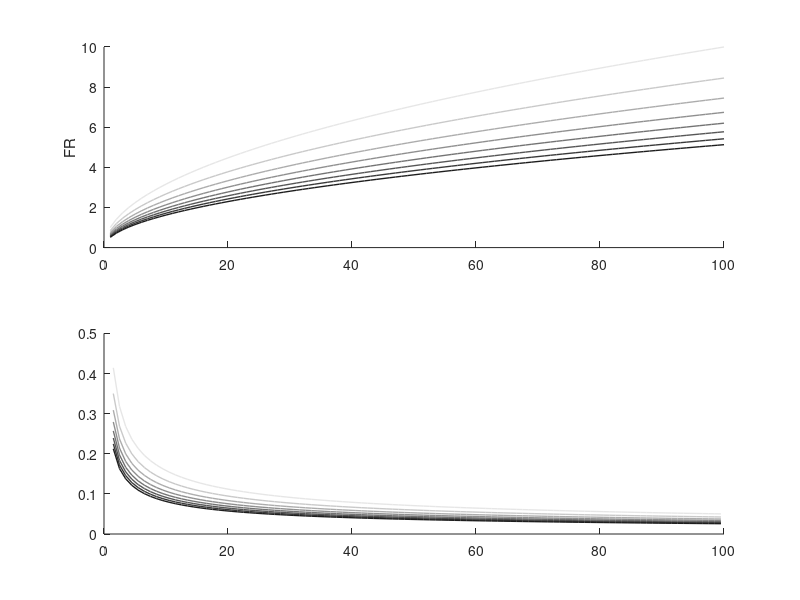

The MATLAB script that drew this image: (Note: this script raises an error after producing the figure.)
%% define paths
% Homedir = 'C:\Users\Bo';
Homedir = '~';
addpath(fullfile(Homedir,'Documents','LDDM','CoreFunctions'));
addpath(fullfile(Homedir,'Documents','LDDM','utils'));
addpath(fullfile(Homedir,'Documents','LDDM','Froemke/Disynaptic Inhibition/'));
% cd('G:\My Drive\LDDM\Froemke\SST_STDP');
cd('/Volumes/GoogleDrive/My Drive/LDDM/Froemke/Disynaptic Inhibition');
plotdir = fullfile('./Graphics');
if ~exist(plotdir,'dir')
    mkdir(plotdir);
end
Simdir = './SimRslts';
if ~exist(Simdir,'dir')
    mkdir(Simdir);
end

%% parameters
fontsize = 14;
mksz = 5;
lwd = 1.5;
aspect1 = [3.9,2.2]; % 16:9, for wide temporal dynamic
aspect2 = [3 3]; % for temporal dynamic
aspect3 = [2.8 2.54];

%% Single-item equilibrium - multiplicative
boost = 1:.4:4;
mygray = [.9:-.9/numel(boost):0];
alpha = 1;
w = 1;
V = 1:100;
h = figure;
filename = sprintf('R_Eqlbrm_%iboost%1.1f_%2.1f_%2.1f_%1.1f',numel(boost),min(boost),max(boost),alpha,w);
lgd = [];
for level = 1:numel(boost)
    gamma = boost(level);
    bp = (1-alpha)/gamma/w;
    R = (-bp + sqrt(bp^2 +4*V/gamma/w))/2;
    subplot(2,1,1); hold on;
    plot(V,R,'LineWidth',1,'Color',mygray(level)*[1,1,1]);
    subplot(2,1,2); hold on;
    lgd(level) = plot((V(1:end-1)+V(2:end))/2,diff(R),'LineWidth',1,'Color',mygray(level)*[1,1,1]);
end
subplot(2,1,1);
ylabel('FR');
subplot(2,1,2);
lgd = legend(cellstr(string(boost)),...
    'Location','NorthEast', 'FontSize', fontsize-8, 'Box','off');
title(lgd,'iSTDP','FontSize',fontsize-8);
ylabel('Steepness');
xlabel('V');
savefigs(h,filename,plotdir,fontsize,[4,4]);

%% Single-item equilibrium - additive
boost = (.1:.4:4)*20;
mygray = [.9:-.9/numel(boost):0];
alpha = 1;
w = 1;
V = 1:100;
h = figure;
filename = sprintf('R_Eqlbrm_Add_%iboost%1.1f_%2.1f_%2.1f_%1.1f',numel(boost),min(boost),max(boost),alpha,w);
lgd = [];
for level = 1:numel(boost)
    M = boost(level);
    bp = (1+M-alpha)/w;
    R = (-bp + sqrt(bp^2 +4*V/w))/2;
    subplot(2,1,1); hold on;
    plot(V,R,'LineWidth',1,'Color',mygray(level)*[1,1,1]);
    subplot(2,1,2); hold on;
    lgd(level) = plot((V(1:end-1)+V(2:end))/2,diff(R),'LineWidth',1,'Color',mygray(level)*[1,1,1]);
end
subplot(2,1,1);
ylabel('FR');
subplot(2,1,2);
lgd = legend(cellstr(string(boost)),...
    'Location','NorthEast', 'FontSize', fontsize-8, 'Box','off');
title(lgd,'iSTDP','FontSize',fontsize-8);
ylabel('Steepness');
xlabel('V');
savefigs(h,filename,plotdir,fontsize,[4,4]);

%% simulation parameters
dt = .001; % second
tauR = .1; % second
tauG = .1; % second
tauI = .1; % second
Tau = [tauR, tauG, tauI];

w0 = ones(2);
a0 = 40;
b0 = 2.8;
task = 'WM';
%RT, stimdur = Inf, triggert = presentt;
%FDon, stimdur = Inf, triggert = presentt + .5;
%FDoff, stimdur = .5, triggert = presentt + .5
%WM, stimdur = .5, triggertt = presentt+.7
predur = 0;
presentt = dt;%*200;
stimdur = .5;
triggert = presentt+.7;
dur = 4.5; % second

thresh = 70; % Hz
stoprule = 1;

eqlb = 32;
scale = 2*mean(w0,'all')*eqlb.^2 + (1-a0).*eqlb;

c = [.256]'; % Coherence
c1 = [1 + c];
c2 = [1 - c];
Vprior = [1,1]*scale;

boost = [1, 2];
%% Dynamics
sgm = 0;
h = figure;
filename = sprintf('timeCourse_%s_iSTDP%1.1fand%1.1f_sgm%2.2f',task, boost, sgm);
mycl = jet(length(boost)*10);
for level = 1:length(boost)
    Vinput = [c1, c2]*scale;%*boost(level);
    a = a0;%*boost(level);
    b = b0;
    w = w0;%*boost(level);
    iSTDP = boost(level);
    %initialvals = (a-1)/iSTDP./sum(w,2)'.*[1,1; sum(w,2)'; 0, 0]; % for R, G, and I variables, will be further scaled
    initialvals = (a-1)./sum(w,2)'.*[1,1; sum(w,2)'; 0, 0]; 
    [choice, rt, R, G, I] = LDDM_STDP(Vprior, Vinput, iSTDP, w, a, b,...
    sgm, Tau, predur, dur, dt, presentt, triggert, thresh, initialvals, stimdur, stoprule);
    subplot(3,1,1); hold on;
    plot(R(:,1), 'LineWidth', lwd, 'Color',mycl(5+(level-1)*10,:));
    plot(R(:,2), '--', 'LineWidth', lwd, 'Color',mycl(5+(level-1)*10,:));
    subplot(3,1,2); hold on;
    plot(G(:,1), 'LineWidth', lwd, 'Color',mycl(5+(level-1)*10,:));
    plot(G(:,2), '--', 'LineWidth', lwd, 'Color',mycl(5+(level-1)*10,:));
    subplot(3,1,3); hold on;
    plot(I(:,1), 'LineWidth', lwd, 'Color',mycl(5+(level-1)*10,:));
    plot(I(:,2), '--', 'LineWidth', lwd, 'Color',mycl(5+(level-1)*10,:));
end
celltype = {'R','G','I'};
for i = 1:3
    subplot(3,1,i); hold on;
    ylim([0,72]);
    xticks([presentt/dt, triggert/dt]);
    xticklabels({'stimuli','action'});
    ylabel('Firing Rates (Hz)');
    title(celltype{i});
end
xlabel('Time (a.u.)');
lgd = legend(' ', ' ', 'V1', 'V2',...
    'Location','Northwest','NumColumns',2, 'FontSize', fontsize-8, 'Box','off');
title(lgd, "Baseline                  iSTDP      .");
savefigs(h, filename, plotdir,fontsize-5, [3,6]);

%% change iSTDP level
boost = 1:.4:4;
sims = 10000;
sgmInput = 0; % 1/3
sgm = 10; %6.8/2;
% dt = .001; % second
% tauR = .1; % second
% tauG = .1; % second
% tauI = .1; % second
% Tau = [tauR, tauG, tauI];

w = w0;
a = a0*eye(2);
b = b0*eye(2);

% eqlb = 32;
% scale = 2*mean(w0,'all')*eqlb.^2 + (1-a0(1,1)).*eqlb;

% predur = 0;
% presentt = dt;
% triggert = dt+1.3;
% dur = 6;
% stimdur = 1;
thresh = 70;
stoprule = 1;
filename = sprintf('LDDM_%s_iSTDP%.1fto%.1f_a%1.0f_b%1.0f_%2.0fsgm%1.1fsinpt%2.0f_sims%i',task,min(boost),max(boost),a0,b0,sgm,sgmInput,sims);
output = fullfile(Simdir,[filename, '.mat']);
cp = [2 4 8 16 32 64 128 256 512]'/1000;
ACC = [];
meanRT = [];
clear Vinput Vprior;
if ~exist(output,'file')
        %iSTDP = boost(level);
        initialvals = (a(1,1)-1)./sum(w,2)'.*[1,1; sum(w,2)'; 0, 0]; % for R, G, and I variables, will be further scaled
        [V1, iSTDP] = meshgrid(scale*(1+cp), boost);
        [V2, iSTDP] = meshgrid(scale*(1-cp), boost);
        Vinput.V1 = V1; %scale*[1+cp, 1-cp];%*boost(level);
        Vinput.V2 = V2;
        Vprior.V1 = ones(size(V1))*scale;
        Vprior.V2 = ones(size(V2))*scale;
        [rt, choice, ~] = LDDM_STDP_GPU(Vprior, Vinput, iSTDP, w, a, b,...
    sgm, Tau, predur, dur, dt, presentt, triggert, thresh, initialvals, stimdur, stoprule, sims);
        ACC = gather(mean(2-squeeze(choice),3,'omitnan'));
        meanRT = gather(mean(squeeze(rt),3,'omitnan'));
    %end
    save(output,'ACC','meanRT');
else
    load(output);
end
mygray = [.9:-.9/numel(boost):0];
h = figure;
filename = sprintf('Choice_RT_%s_iSTDP%1.1fto%1.1f_sgm%2.2f',task,min(boost),max(boost), sgm);
subplot(2,1,1); hold on;
for level = 1:numel(boost)
    plot(cp,ACC(level,:),'.-','Color',mygray(level)*[1,1,1]);
end
set(gca,'XScale','log');
ylabel('% correct');
lgd = legend(cellstr(string(boost)),...
    'Location','SouthEast', 'FontSize', fontsize-8, 'Box','off');
title(lgd,'iSTDP','FontSize',fontsize-8);
savefigs(h, filename, plotdir,fontsize, flip(aspect1));
subplot(2,1,2); hold on;
for level = 1:numel(boost)
    plot(cp,meanRT(level,:),'.-','Color',mygray(level)*[1,1,1]);
end
set(gca,'XScale','log');
ylabel('RT (s)');
savefigs(h, filename, plotdir,fontsize, flip(aspect1)*1.2);


%% behavior at two levels of boost
% boost = [1, 2];
% sims = 10000;
% sgmInput = 0; % 1/3
% sgm = 10; % 6.8/2;
% dt = .001; % second
% tauR = .1; % second
% tauG = .1; % second
% tauI = .1; % second
% Tau = [tauR, tauG, tauI];
% 
% w0 = ones(2);
% a0 = 15*eye(2);
% b0 = 1.7*eye(2);
% 
% eqlb = 32;
% scale = 2*mean(w0,'all')*eqlb.^2 + (1-a0(1,1)).*eqlb;
% predur = 0;
% presentt = dt;
% triggert = dt+1.3;
% dur = 6;
% stimdur = 1;
% thresh = 70;
% stoprule = 1;
% task = 'WMLong';
% filename = sprintf('LDDM_%s_%.1f_%.1f_a%1.0f_b%1.0f_%2.0fsgm%1.1fsinpt%2.0f_sims%i',task,boost,a0,b0,sgm,sgmInput,sims);
% output = fullfile(Simdir,[filename, '.mat']);
% cp = [2 4 8 16 32 64 128 256 512]'/1000;
% ACC = [];
% meanRT = [];
% if ~exist(output,'file')
%     for level = 1:length(boost)
%         a = a0;%*boost(level);
%         b = b0;
%         w = w0; %.*boost(level);
%         iSTDP = boost(level);
%         initialvals = (a(1,1)-1)./sum(w,2)'.*[1,1; sum(w,2)'; 0, 0]; % for R, G, and I variables, will be further scaled
%         Vinput = scale*[1+cp, 1-cp];%*boost(level);
%         Vprior = ones(size(Vinput))*scale;
%         [rt, choice, ~] = LDDM_STDP_GPU(Vprior, Vinput, iSTDP, w, a, b,...
%     sgm, Tau, predur, dur, dt, presentt, triggert, thresh, initialvals, stimdur, stoprule, sims);
%         ACC(level,:,:) = gather(mean(2-squeeze(choice),2,'omitnan'));
%         meanRT(level,:,:) = gather(mean(squeeze(rt),2,'omitnan'));
%     end
%     save(output,'ACC','meanRT');
% else
%     load(output);
% end
% h = figure;
% filename = sprintf('Choice_RT_%s_%1.1f_%1.1f_sgm%2.2f', task, boost, sgm);
% subplot(2,1,1); hold on;
% for level = 1:length(boost)
%     plot(cp,ACC(level,:),'.-');
% end
% set(gca,'XScale','log');
% ylabel('% correct');
% lgd = legend('Baseline', 'iSTDP',...
%     'Location','SouthEast', 'FontSize', fontsize-8, 'Box','off');
% savefigs(h, filename, plotdir,fontsize, flip(aspect1));
% subplot(2,1,2); hold on;
% for level = 1:length(boost)
%     plot(cp,meanRT(level,:),'.-');
% end
% set(gca,'XScale','log');
% ylabel('RT (s)');
% savefigs(h, filename, plotdir,fontsize, flip(aspect1));

